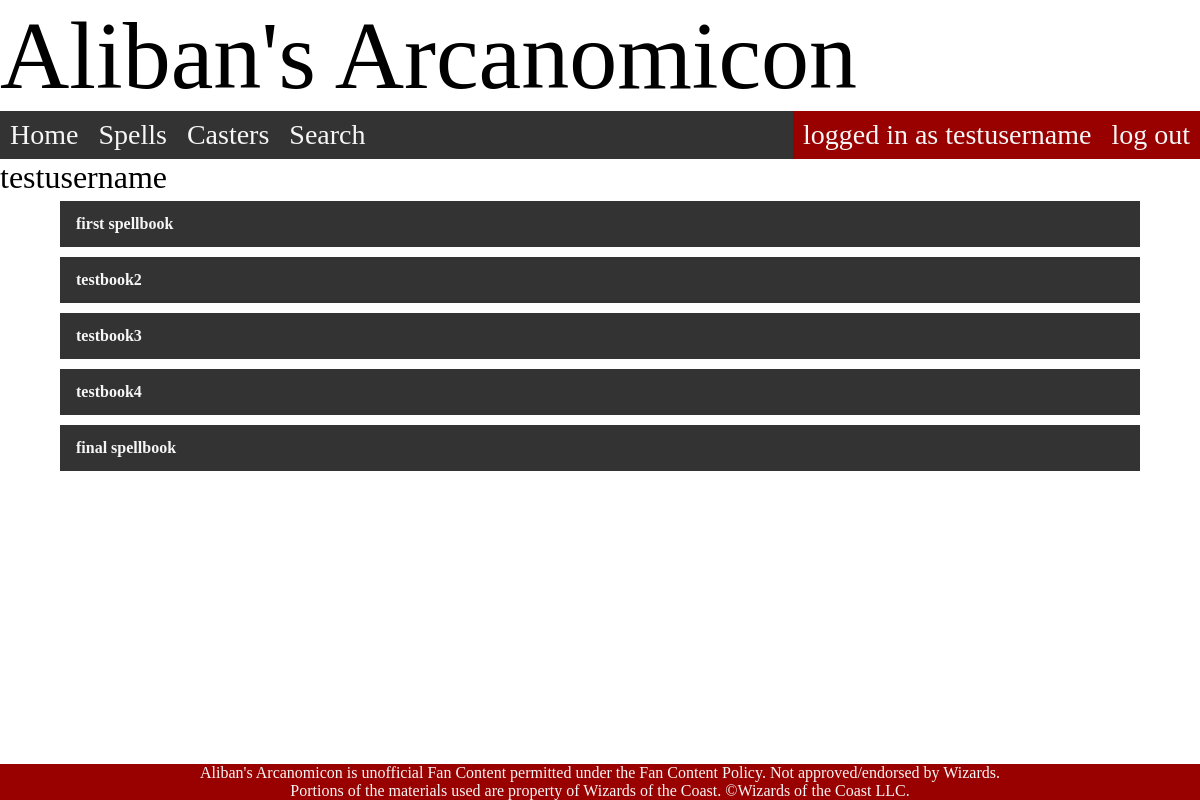
Page /user (signed in) on the committed database.
### models.py (models this page shows)
class User (db.Model): #This table will contain data for all the users that make accounts to access the site. I am still finalising details on this table.
    __tablename__ = "User"
    id = db.Column(db.Integer, primary_key = True)
    name = db.Column(db.String(80))
    password = db.Column(db.String())
    validation = db.Column(db.Integer)
    spellbook1 = db.Column(db.String(80))
    spellbook2 = db.Column(db.String(80))
    spellbook3 = db.Column(db.String(80))
    spellbook4 = db.Column(db.String(80))
    spellbook5 = db.Column(db.String(80))
    spells = db.relationship('UserSpells', back_populates='user')

### main.py (the view, shortened to what this page needs)
@app.route("/user", methods = ['GET', 'POST'])
def userpage():
    user = current_user()
    if user == False:
        return redirect(url_for("login", error='not currently logged in', user=user))
    return render_template("userpage.html", user=user)

### main.py (called while the page is built)
def current_user():
    if session.get("user"): # if a user session is found return the data sorrounding that user
        return models.User.query.get(session['user'])
    else:
        return False

@app.context_processor
def add_current_user():
    if session.get('user'):
        return dict(current_user=models.User.query.get(session['user']))
    return dict(current_user=None)

### templates/userpage.html (shortened to what this page needs)
{% extends 'layout.html' %}
{% block content %}
<h2>
{{ user.name }}
</h2>
<div class="spelllist">
    <div class="spellbook">
        {% if user.spellbook1 is defined and user.spellbook1 is not none %}
            <a href="/user/1">{{ user.spellbook1 }}</a>
        {% else %}
            <form method='POST' action='/user' name='createspellbook'>
                <input type='text' name='spellbook' placeholder='enter spellbook name here...'>
                <input type='hidden' value='1' name='spellbooknum'>
                <input type='submit' class='button' value='create spellbook'>
            </form>
        {% endif %}
    </div>
    <div class="spellbook">
        {% if user.spellbook2 is defined and user.spellbook2 is not none %}
            <a href="/user/2">{{ user.spellbook2 }}</a>
        {% else %}
            <form method='POST' action='/user' name='createspellbook'>
                <input type='text' name='spellbook' placeholder='enter spellbook name here...'>
                <input type='hidden' value='2' name='spellbooknum'>
                <input type='submit' class='button' value='create spellbook'>
            </form>
        {% endif %}
    </div>
    <div class="spellbook">
        {% if user.spellbook3 is defined and user.spellbook3 is not none %}
            <a href="/user/3">{{ user.spellbook3 }}</a>
        {% else %}
            <form method='POST' action='/user' name='createspellbook'>
                <input type='text' name='spellbook' placeholder='enter spellbook name here...'>
                <input type='hidden' value='3' name='spellbooknum'>
                <input type='submit' class='button' value='create spellbook'>
            </form>
        {% endif %}
    </div>
    <div class="spellbook">
        {% if user.spellbook4 is defined and user.spellbook4 is not none %}
            <a href="/user/4">{{ user.spellbook4 }}</a>
        {% else %}
            <form method='POST' action='/user' name='createspellbook'>
                <input type='text' name='spellbook'  placeholder='enter spellbook name here...'>
                <input type='hidden' value='4' name='spellbooknum'>
                <input type='submit' class='button' value='create spellbook'>
            </form>
        {% endif %}
    </div>
    <div class="spellbook">
        {% if user.spellbook5 is defined and user.spellbook5 is not none %}
            <a href="/user/5">{{ user.spellbook5 }}</a>
        {% else %}
            <form method='POST' action='/user' name='createspellbook'>
                <input type='text' name='spellbook' placeholder='enter spellbook name here...'>
                <input type='hidden' value='5' name='spellbooknum'>
                <input type='submit' class='button' value='create spellbook'>
            </form>
        {% endif %}
    </div>
</div>
{% endblock content %}

### templates/nav.html
{% if request.path == "/" %}
    <a href="/" class="active">Home</a>
{% else %}
    <a href="/">Home</a>
{% endif %}
{% if request.path == "/spells" %}
    <a href="/spells" class="active">Spells</a>
{% else %}
    <a href="/spells">Spells</a>
{% endif %}
{% if request.path == "/casters" %}
    <a href="/casters" class="active">Casters</a>
{% else %}
    <a href="/casters">Casters</a>
{% endif %}
{% if request.path == "/search" %}
    <a href="/search" class="active">Search</a>
{% else %}
    <a href="/search">Search</a>
{% endif %}
<div class="nav_float_right">
{% if user is false %}
    <a href="/createaccount">create account</a>
    <a href="/login">login</a>
{% else %}
    <a href="/user">logged in as {{ user.name }}</a>
    <a href='/logout'>log out</a>
{% endif %}
</div>

### static/css/style.css (style rules this page uses)
* { margin: 0; padding: 0; box-sizing: border-box; }
#navbar a { display: block; padding: 8px 10px; text-align: center; text-decoration: none; float: left; font-family: Mr Eaves; font-size: 1.75em; }
.nav_float_right { float: right; background-color: #990100; }
a:link { color: #F6F6F6; text-decoration: none; }
.spelllist { display: flex; flex-direction: column; }
.spellbook { display: block; margin: 5px; overflow: hidden; align-self: center; width: 90%; background-color: #333333; }
.spellbook a { padding: 14px 16px; text-align: left; text-decoration: none; float: left; width: 100%; font-family: Scaly Sans Caps; font-weight: 600; background-color: #333333; }
h2 { font-family: Mr Eaves; font-weight: normal; font-style: normal; font-size: 2em; }

### rows in the picture
User: name "testusername", spellbook1 "first spellbook", spellbook2 "testbook2", spellbook3 "testbook3", spellbook4 "testbook4", spellbook5 "final spellbook"
